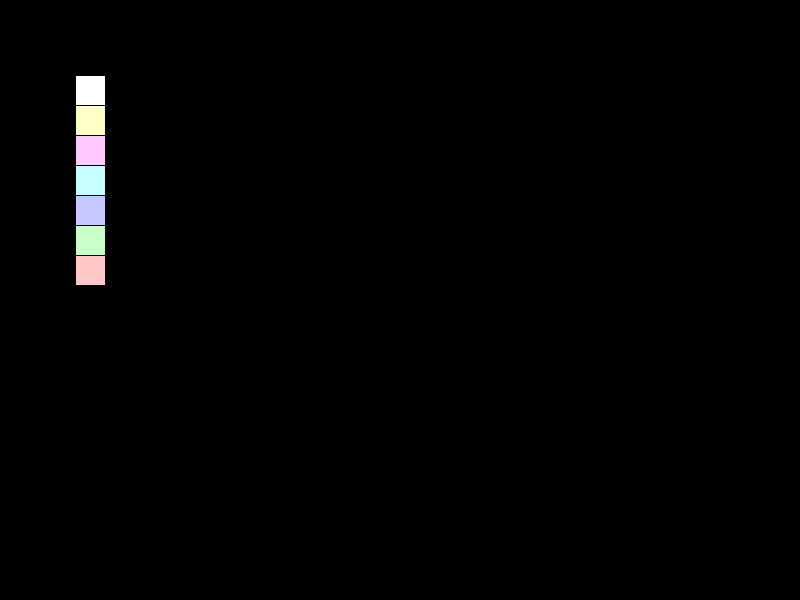
Frame 1 (no input)
Frame 60 (the mouse pressed at the canvas centre just before this capture): identical to frame 1, image omitted
Frame 120 (the mouse held since frame 60 and released just before this capture): identical to frame 1, image omitted

The Processing sketch that drew this single still picture (run headless with seeded random() and noise(); from frame 60 on, the mouse is pressed at the canvas centre):

// Processing sketch: processing_162649
// ── processing_162649.pde

int xPos = 75;
int yPos = 75;
int bSize = 30;

void setup() {
  size(800, 600);
  background(0);

  //drawing board
  fill(0);
  rect(200, 0, 600, 600);

  //buttons 
  fill(255, 255, 255);
  rect(xPos, yPos, bSize, bSize);
  fill(255, 255, 200);
  rect(xPos, yPos+bSize, bSize, bSize);
  fill(255, 200, 255);
  rect(xPos, yPos+bSize*2, bSize, bSize);
   fill(200, 255, 255);
  rect(xPos, yPos+bSize*3, bSize, bSize);
  fill(200, 200, 255);
  rect(xPos, yPos+bSize*4, bSize, bSize);
  fill(200, 255, 200);
  rect(xPos, yPos+bSize*5, bSize, bSize);
  fill(255, 200, 200);
  rect(xPos, yPos+bSize*6, bSize, bSize);
  fill(0, 0, 0);
  stroke(0);
  rect(xPos, yPos+bSize*7, bSize, bSize);
}

void draw() {

  if (mousePressed) {

    //brush 
    if (790 > pmouseX && 790 > mouseX && pmouseX > 210 && mouseX > 210 && 
      590 > pmouseY && 590 > mouseY && pmouseY> 10 && mouseY> 10) {
      line(pmouseX, pmouseY, mouseX, mouseY);
    }


    //b1 
    if ( mouseX > xPos && mouseX < xPos+bSize && mouseY > yPos && mouseY <yPos+bSize) {
      stroke(255, 255, 255);
      strokeWeight(random(1,10));
    }
    //b2
    if ( mouseX > xPos && mouseX < xPos+bSize && mouseY > yPos+bSize && mouseY <yPos+bSize+bSize) {
      stroke(255, 255, 200);
      strokeWeight(random(1,10));
    }

    //b3
    if ( mouseX > xPos && mouseX < xPos+bSize && mouseY > yPos+bSize+bSize && mouseY < yPos+bSize+bSize+bSize) {
      stroke(255,200,255);
      strokeWeight(random(1,10));
    }
      //b4
      if ( mouseX > xPos && mouseX < xPos+bSize && mouseY > yPos+bSize+bSize+bSize && mouseY < yPos+bSize+bSize+bSize+bSize) {
      stroke(200,255,255);
      strokeWeight(random(1,10));
    }
    //b5
    if ( mouseX > xPos && mouseX < xPos+bSize && mouseY > yPos+bSize+bSize+bSize+bSize && mouseY < yPos+bSize+bSize+bSize+bSize+bSize) {
      stroke(200,200,255);
      strokeWeight(random(1,10));
    }
    //b6
    if ( mouseX > xPos && mouseX < xPos+bSize && mouseY > yPos+bSize+bSize+bSize+bSize+bSize && mouseY < yPos+bSize+bSize+bSize+bSize+bSize+bSize) {
      stroke(200,255,200);
      strokeWeight(random(1,10));
    }
    //b7
    if ( mouseX > xPos && mouseX < xPos+bSize && mouseY > yPos+bSize+bSize+bSize+bSize+bSize+bSize && mouseY < yPos+bSize+bSize+bSize+bSize+bSize+bSize+bSize) {
      stroke(255,200,200);
      strokeWeight(random(1,10));
    }
    //eraser
    if ( mouseX > xPos && mouseX < xPos+bSize && mouseY > yPos+bSize+bSize+bSize+bSize+bSize+bSize+bSize && mouseY < yPos+bSize+bSize+bSize+bSize+bSize+bSize+bSize+bSize) {
      stroke(0);
      strokeWeight(random(1,10));
    }
  }
}
